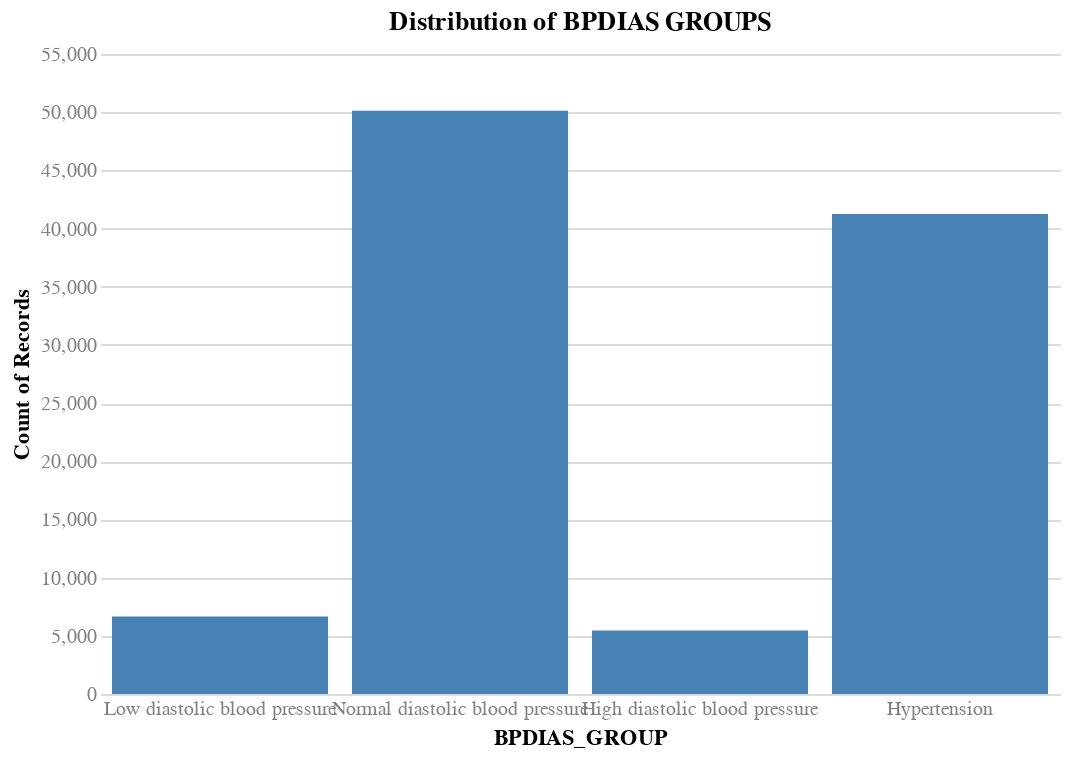

Here is the notebook cell this chart was saved with:
### Code cell
# Bin the BPDIAS as diastolic blood pressure status
# <60 = Low diastolic blood pressure
# 60-90 = Normal diastolic blood pressure
# 90-110 = High diastolic blood pressure
# >=110 = Hypertension

bpdias_groups = [
    'Low diastolic blood pressure', 'Normal diastolic blood pressure', 'High diastolic blood pressure', 'Hypertension'
]

def bin_bpdias(bpdias):
    if bpdias < 60: return 'Low diastolic blood pressure'
    elif bpdias < 90: return 'Normal diastolic blood pressure'
    elif bpdias < 110: return 'High diastolic blood pressure'
    else: return 'Hypertension'

X_train['BPDIAS_GROUP'] = X_train['BPDIAS'].apply(bin_bpdias)

# Check the distribution of BPDIAS groups
chart(
    df=X_train,
    x=alt.X('BPDIAS_GROUP:O', sort=bpdias_groups),
    y='count()',
    title='Distribution of BPDIAS GROUPS',
).mark_bar().interactive()

### Figure 1 — Vega specification as saved in the notebook (floating-point values rounded to 4 significant figures)
{"$schema": "https://vega.github.io/schema/vega/v5.json", "data": [{"name": "param_6_store"}, {"name": "source_0"}, {"name": "data_0", "values": [{"BPDIAS_GROUP": "High diastolic blood pressure", "__count": 5453}, {"BPDIAS_GROUP": "Normal diastolic blood pressure", "__count": 50124}, {"BPDIAS_GROUP": "Hypertension", "__count": 41243}, {"BPDIAS_GROUP": "Low diastolic blood pressure", "__count": 6666}]}, {"name": "source_0_x_domain_BPDIAS_GROUP", "values": [{"BPDIAS_GROUP": "High diastolic blood pressure", "sort_field": 2.0}, {"BPDIAS_GROUP": "Normal diastolic blood pressure", "sort_field": 1.0}, {"BPDIAS_GROUP": "Hypertension", "sort_field": 3.0}, {"BPDIAS_GROUP": "Low diastolic blood pressure", "sort_field": 0.0}]}, {"name": "data_0_y_domain___count", "values": [{"min": 5453, "max": 50124}]}], "signals": [{"name": "unit", "value": {}, "on": [{"events": "pointermove", "update": "isTuple(group()) ? group() : unit"}]}, {"name": "param_6", "update": "vlSelectionResolve(\"param_6_store\", \"union\")"}, {"name": "param_6_BPDIAS_GROUP", "on": [{"events": [{"source": "view", "type": "dblclick"}], "update": "null"}, {"events": {"signal": "param_6_translate_delta"}, "update": "panLinear(param_6_translate_anchor.extent_x, -param_6_translate_delta.x / width)"}, {"events": {"signal": "param_6_zoom_delta"}, "update": "zoomLinear(domain(\"x\"), param_6_zoom_anchor.x, param_6_zoom_delta)"}]}, {"name": "param_6_tuple", "on": [{"events": [{"signal": "param_6_BPDIAS_GROUP"}], "update": "param_6_BPDIAS_GROUP ? {unit: \"\", fields: param_6_tuple_fields, values: [param_6_BPDIAS_GROUP]} : null"}]}, {"name": "param_6_tuple_fields", "value": [{"field": "BPDIAS_GROUP", "channel": "x", "type": "E"}]}, {"name": "param_6_translate_anchor", "value": {}, "on": [{"events": [{"source": "scope", "type": "pointerdown"}], "update": "{x: x(unit), y: y(unit), extent_x: domain(\"x\")}"}]}, {"name": "param_6_translate_delta", "value": {}, "on": [{"events": [{"source": "window", "between": [{"source": "scope", "type": "pointerdown"}, {"source": "window", "type": "pointerup"}], "type": "pointermove", "consume": true}], "update": "{x: param_6_translate_anchor.x - x(unit), y: param_6_translate_anchor.y - y(unit)}"}]}, {"name": "param_6_zoom_anchor", "on": [{"events": [{"source": "scope", "type": "wheel", "consume": true}], "update": "{x: invert(\"x\", x(unit)), y: invert(\"y\", y(unit))}"}]}, {"name": "param_6_zoom_delta", "on": [{"events": [{"source": "scope", "consume": true, "type": "wheel"}], "update": "pow(1.001, event.deltaY * pow(16, event.deltaMode))", "force": true}]}, {"name": "param_6_modify", "on": [{"events": {"signal": "param_6_tuple"}, "update": "modify(\"param_6_store\", param_6_tuple, true)"}]}], "marks": [{"type": "rect", "name": "marks", "from": {"data": "data_0"}, "encode": {"update": {"width": {"signal": "max(0.25, bandwidth('x'))"}, "y2": {"value": 0, "scale": "y"}, "fill": {"value": "steelblue"}, "y": {"field": "__count", "scale": "y"}, "description": {"signal": "\"BPDIAS_GROUP: \" + (isValid(datum[\"BPDIAS_GROUP\"]) ? datum[\"BPDIAS_GROUP\"] : \"\"+datum[\"BPDIAS_GROUP\"]) + \"; Count of Records: \" + (format(datum[\"__count\"], \"\"))"}, "ariaRoleDescription": {"value": "bar"}, "x": {"field": "BPDIAS_GROUP", "scale": "x"}}}, "style": ["bar"], "interactive": true}], "scales": [{"name": "x", "type": "band", "domain": {"data": "source_0_x_domain_BPDIAS_GROUP", "field": "BPDIAS_GROUP", "sort": {"op": "max", "field": "sort_field"}}, "range": [0, {"signal": "width"}], "paddingInner": 0.1, "paddingOuter": 0.05}, {"name": "y", "type": "linear", "domain": [{"signal": "(data(\"data_0_y_domain___count\")[0] || {}).min"}, {"signal": "(data(\"data_0_y_domain___count\")[0] || {}).max"}], "range": [{"signal": "height"}, 0], "nice": true, "zero": true}], "axes": [{"scale": "y", "labels": false, "minExtent": 0, "zindex": 0, "gridScale": "x", "orient": "left", "tickCount": {"signal": "ceil(height/40)"}, "maxExtent": 0, "ticks": false, "domain": false, "grid": true, "aria": false}, {"scale": "x", "grid": false, "orient": "bottom", "title": "BPDIAS_GROUP", "zindex": 0, "labelBaseline": "top"}, {"scale": "y", "labelAlign": "right", "zindex": 0, "tickCount": {"signal": "ceil(height/40)"}, "labelOverlap": true, "title": "Count of Records", "orient": "left", "grid": false}], "title": {"text": "Distribution of BPDIAS GROUPS", "frame": "group"}, "config": {"axis": {"domain": false, "labelAngle": 0, "labelColor": "gray", "labelFontSize": 10, "ticks": false}, "style": {"guide-label": {"font": "Helvetica Neue"}, "guide-title": {"font": "Helvetica Neue"}, "group-title": {"font": "Helvetica Neue"}, "group-subtitle": {"font": "Helvetica Neue"}, "cell": {"stroke": null}, "text": {"font": "Helvetica Neue"}}}, "height": 320, "width": 480, "style": "cell", "padding": 5, "background": "white"}
